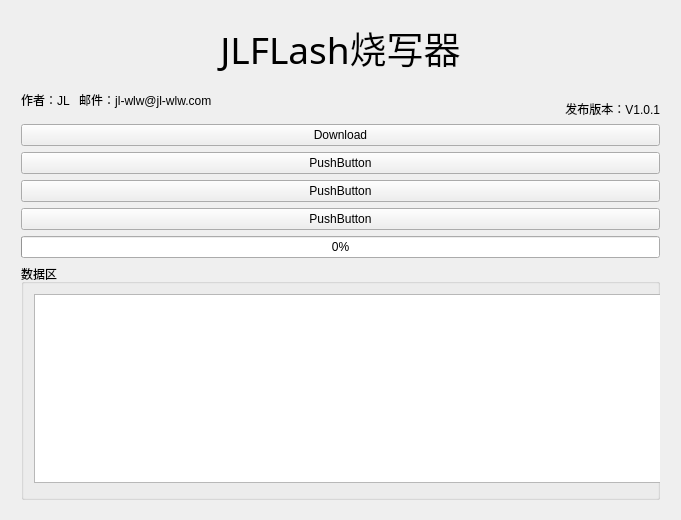
<?xml version="1.0" encoding="UTF-8"?>
<ui version="4.0">
 <class>JLWidget</class>
 <widget class="QWidget" name="JLWidget">
  <property name="geometry">
   <rect>
    <x>0</x>
    <y>0</y>
    <width>681</width>
    <height>520</height>
   </rect>
  </property>
  <property name="windowTitle">
   <string>JLWidget</string>
  </property>
  <widget class="QWidget" name="gridLayoutWidget">
   <property name="geometry">
    <rect>
     <x>10</x>
     <y>10</y>
     <width>661</width>
     <height>501</height>
    </rect>
   </property>
   <layout class="QGridLayout" name="gridLayout">
    <item row="1" column="0">
     <layout class="QVBoxLayout">
      <item>
       <widget class="QGroupBox" name="groupBox">
        <property name="title">
         <string>数据区</string>
        </property>
        <widget class="QWidget" name="gridLayoutWidget_2">
         <property name="geometry">
          <rect>
           <x>2</x>
           <y>19</y>
           <width>651</width>
           <height>211</height>
          </rect>
         </property>
         <layout class="QGridLayout" name="gridLayout_2">
          <item row="0" column="0">
           <widget class="QTextBrowser" name="textBrowser"/>
          </item>
         </layout>
        </widget>
       </widget>
      </item>
     </layout>
    </item>
    <item row="0" column="0">
     <layout class="QVBoxLayout" name="verticalLayout_2">
      <item>
       <layout class="QVBoxLayout" name="verticalLayout">
        <item>
         <widget class="QLabel" name="label">
          <property name="font">
           <font>
            <family>宋体</family>
            <pointsize>28</pointsize>
           </font>
          </property>
          <property name="text">
           <string>JLFLash烧写器</string>
          </property>
          <property name="alignment">
           <set>Qt::AlignCenter</set>
          </property>
          <property name="margin">
           <number>2</number>
          </property>
         </widget>
        </item>
        <item>
         <layout class="QHBoxLayout" name="horizontalLayout">
          <item>
           <widget class="QLabel" name="label_3">
            <property name="text">
             <string>作者：JL   邮件：jl-wlw@jl-wlw.com</string>
            </property>
           </widget>
          </item>
          <item>
           <widget class="QLabel" name="label_2">
            <property name="text">
             <string>发布版本：V1.0.1</string>
            </property>
            <property name="alignment">
             <set>Qt::AlignBottom|Qt::AlignRight|Qt::AlignTrailing</set>
            </property>
           </widget>
          </item>
         </layout>
        </item>
       </layout>
      </item>
      <item>
       <layout class="QVBoxLayout" name="verticalLayout_3">
        <item>
         <layout class="QHBoxLayout" name="horizontalLayout_2">
          <item>
           <layout class="QHBoxLayout" name="horizontalLayout_4">
            <item>
             <layout class="QVBoxLayout" name="verticalLayout_4">
              <item>
               <widget class="QPushButton" name="pushButton_2">
                <property name="text">
                 <string>Download</string>
                </property>
               </widget>
              </item>
              <item>
               <widget class="QPushButton" name="pushButton">
                <property name="text">
                 <string>PushButton</string>
                </property>
               </widget>
              </item>
              <item>
               <widget class="QPushButton" name="pushButton_4">
                <property name="text">
                 <string>PushButton</string>
                </property>
               </widget>
              </item>
              <item>
               <widget class="QPushButton" name="pushButton_3">
                <property name="text">
                 <string>PushButton</string>
                </property>
               </widget>
              </item>
             </layout>
            </item>
           </layout>
          </item>
          <item>
           <layout class="QHBoxLayout" name="horizontalLayout_3"/>
          </item>
         </layout>
        </item>
        <item>
         <widget class="QProgressBar" name="progressBar">
          <property name="value">
           <number>0</number>
          </property>
         </widget>
        </item>
       </layout>
      </item>
     </layout>
    </item>
   </layout>
  </widget>
 </widget>
 <layoutdefault spacing="6" margin="11"/>
 <resources/>
 <connections/>
</ui>
